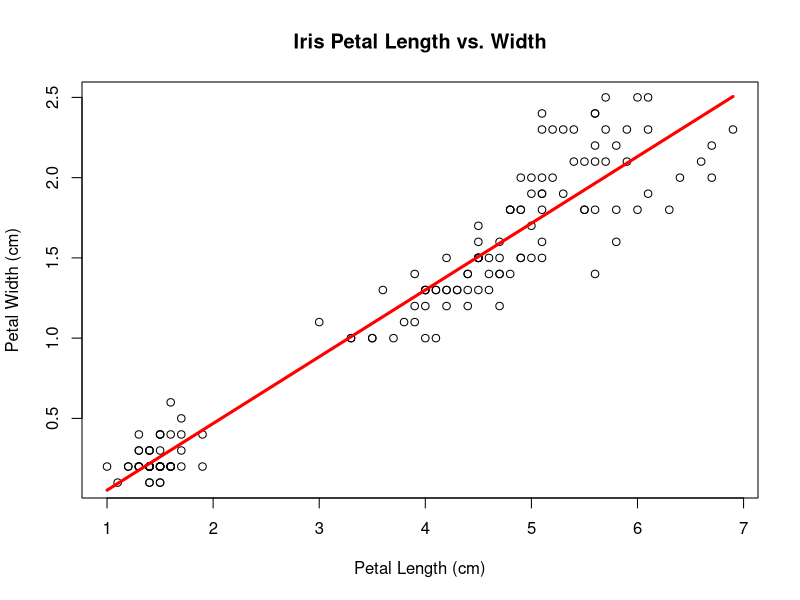

Write the R code that produced this figure.
#load default data installed with R if there
data(iris)

#check to see if its there
head(iris)

# Create a scatterplot
plot(
    x = iris$Petal.Length[],
    y = iris$Petal.Width[],
    main = "Iris Petal Length vs. Width",
    xlab = "Petal Length (cm)",
    ylab = "Petal Width (cm)")

# Create a linear regression model
model <- lm(
    formula = Petal.Width ~ Petal.Length,
    data = iris)

# Summarize the model
summary(model)

# Draw a regression line on plot
lines(
    x = iris$Petal.Length[],
    y = model$fitted,
    col = "red",
    lwd = 3)